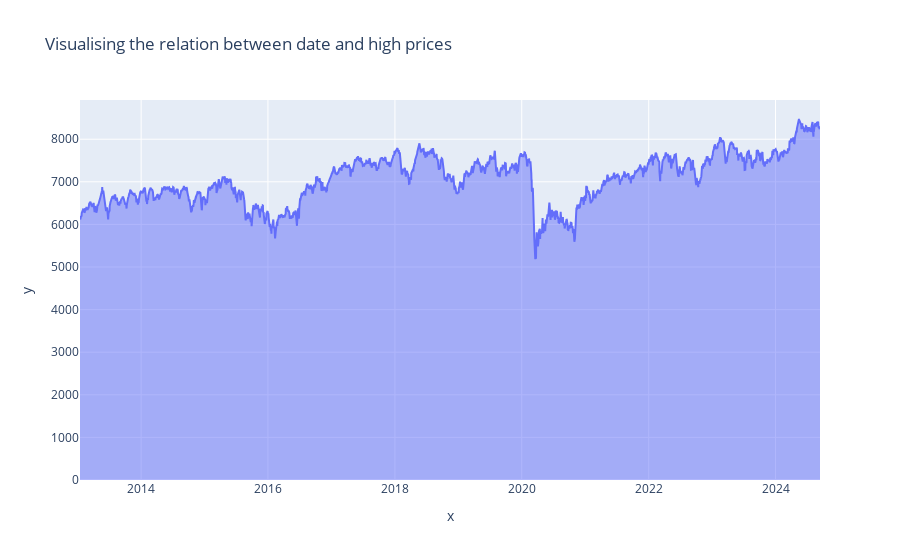

The notebook cell saved with this chart:
### Code cell
fig = px.area(x = data['Date'], y = data['High'], title='Visualising the relation between date and high prices')
fig.show()

### Figure 1 — Plotly figure (JSON) as saved in the notebook; plotly's stock layout.template omitted (floating-point values rounded to 4 significant figures; data arrays with more than 128 entries replaced by an {"elided": "..."} marker saying what was removed)
{"data": [{"fillpattern": {"shape": ""}, "hovertemplate": "x=%{x}<br>y=%{y}<extra></extra>", "legendgroup": "", "line": {"color": "#636efa"}, "marker": {"symbol": "circle"}, "mode": "lines", "name": "", "orientation": "v", "showlegend": false, "stackgroup": "1", "type": "scatter", "x": {"elided": "2949 str values"}, "xaxis": "x", "y": {"elided": "2949 float values"}, "yaxis": "y"}], "layout": {"legend": {"tracegroupgap": 0}, "title": {"text": "Visualising the relation between date and high prices"}, "xaxis": {"anchor": "y", "domain": [0, 1], "title": {"text": "x"}}, "yaxis": {"anchor": "x", "domain": [0, 1], "title": {"text": "y"}}}}
